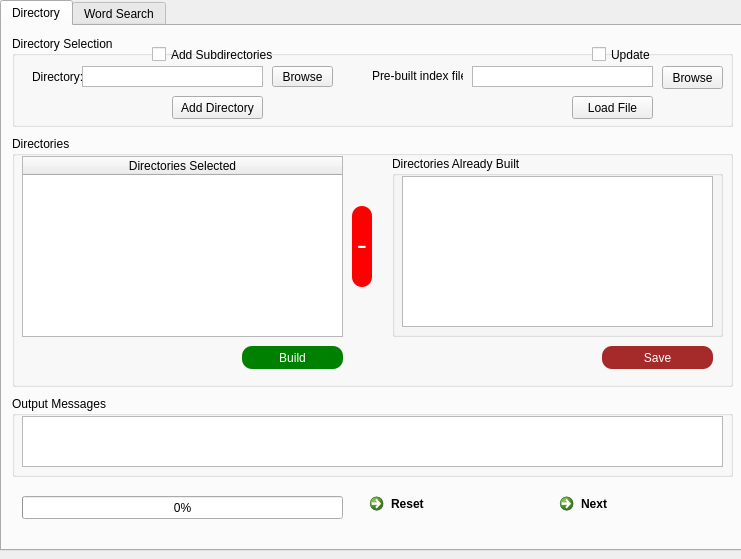
<?xml version="1.0" encoding="UTF-8"?>
<ui version="4.0">
 <class>MainWindow</class>
 <widget class="QMainWindow" name="MainWindow">
  <property name="geometry">
   <rect>
    <x>0</x>
    <y>0</y>
    <width>741</width>
    <height>559</height>
   </rect>
  </property>
  <property name="windowTitle">
   <string>Word Searcher</string>
  </property>
  <widget class="QWidget" name="centralwidget">
   <widget class="QTabWidget" name="tabWidget">
    <property name="geometry">
     <rect>
      <x>0</x>
      <y>0</y>
      <width>751</width>
      <height>551</height>
     </rect>
    </property>
    <property name="currentIndex">
     <number>0</number>
    </property>
    <widget class="QWidget" name="Directory">
     <property name="toolTip">
      <string>&lt;html&gt;&lt;head/&gt;&lt;body&gt;&lt;p&gt;Directory selection&lt;/p&gt;&lt;/body&gt;&lt;/html&gt;</string>
     </property>
     <attribute name="title">
      <string>Directory</string>
     </attribute>
     <widget class="QGroupBox" name="groupBox">
      <property name="geometry">
       <rect>
        <x>10</x>
        <y>10</y>
        <width>721</width>
        <height>91</height>
       </rect>
      </property>
      <property name="title">
       <string>Directory Selection</string>
      </property>
      <widget class="QPushButton" name="browse_dir_btn">
       <property name="geometry">
        <rect>
         <x>260</x>
         <y>30</y>
         <width>61</width>
         <height>21</height>
        </rect>
       </property>
       <property name="text">
        <string>Browse</string>
       </property>
      </widget>
      <widget class="QTextEdit" name="dir_include">
       <property name="geometry">
        <rect>
         <x>70</x>
         <y>30</y>
         <width>181</width>
         <height>21</height>
        </rect>
       </property>
       <property name="verticalScrollBarPolicy">
        <enum>Qt::ScrollBarAlwaysOff</enum>
       </property>
       <property name="horizontalScrollBarPolicy">
        <enum>Qt::ScrollBarAlwaysOff</enum>
       </property>
      </widget>
      <widget class="QPushButton" name="add_dir_btn">
       <property name="geometry">
        <rect>
         <x>160</x>
         <y>60</y>
         <width>91</width>
         <height>23</height>
        </rect>
       </property>
       <property name="text">
        <string>Add Directory</string>
       </property>
      </widget>
      <widget class="QTextEdit" name="load_field">
       <property name="geometry">
        <rect>
         <x>460</x>
         <y>30</y>
         <width>181</width>
         <height>21</height>
        </rect>
       </property>
       <property name="verticalScrollBarPolicy">
        <enum>Qt::ScrollBarAlwaysOff</enum>
       </property>
      </widget>
      <widget class="QPushButton" name="brwose_file_btn">
       <property name="geometry">
        <rect>
         <x>650</x>
         <y>30</y>
         <width>61</width>
         <height>23</height>
        </rect>
       </property>
       <property name="text">
        <string>Browse</string>
       </property>
      </widget>
      <widget class="QPushButton" name="load_btn">
       <property name="geometry">
        <rect>
         <x>560</x>
         <y>60</y>
         <width>81</width>
         <height>23</height>
        </rect>
       </property>
       <property name="text">
        <string>Load File</string>
       </property>
      </widget>
      <widget class="QLabel" name="label_2">
       <property name="geometry">
        <rect>
         <x>20</x>
         <y>30</y>
         <width>61</width>
         <height>21</height>
        </rect>
       </property>
       <property name="text">
        <string>Directory:</string>
       </property>
      </widget>
      <widget class="QLabel" name="label_3">
       <property name="geometry">
        <rect>
         <x>360</x>
         <y>30</y>
         <width>91</width>
         <height>20</height>
        </rect>
       </property>
       <property name="text">
        <string>Pre-built index file:</string>
       </property>
      </widget>
      <widget class="QCheckBox" name="add_subs">
       <property name="geometry">
        <rect>
         <x>140</x>
         <y>10</y>
         <width>121</width>
         <height>17</height>
        </rect>
       </property>
       <property name="text">
        <string>Add Subdirectories</string>
       </property>
      </widget>
      <widget class="QCheckBox" name="update_check">
       <property name="geometry">
        <rect>
         <x>580</x>
         <y>10</y>
         <width>61</width>
         <height>17</height>
        </rect>
       </property>
       <property name="text">
        <string>Update</string>
       </property>
      </widget>
     </widget>
     <widget class="QCommandLinkButton" name="reset_btn">
      <property name="geometry">
       <rect>
        <x>360</x>
        <y>460</y>
        <width>172</width>
        <height>41</height>
       </rect>
      </property>
      <property name="text">
       <string>Reset</string>
      </property>
     </widget>
     <widget class="QCommandLinkButton" name="next_btn">
      <property name="geometry">
       <rect>
        <x>550</x>
        <y>460</y>
        <width>172</width>
        <height>41</height>
       </rect>
      </property>
      <property name="text">
       <string>Next</string>
      </property>
     </widget>
     <widget class="QGroupBox" name="groupBox_5">
      <property name="geometry">
       <rect>
        <x>10</x>
        <y>370</y>
        <width>721</width>
        <height>81</height>
       </rect>
      </property>
      <property name="title">
       <string>Output Messages</string>
      </property>
      <widget class="QTextBrowser" name="out_tab1">
       <property name="geometry">
        <rect>
         <x>10</x>
         <y>20</y>
         <width>701</width>
         <height>51</height>
        </rect>
       </property>
      </widget>
     </widget>
     <widget class="QGroupBox" name="groupBox_7">
      <property name="geometry">
       <rect>
        <x>10</x>
        <y>110</y>
        <width>721</width>
        <height>251</height>
       </rect>
      </property>
      <property name="title">
       <string>Directories</string>
      </property>
      <widget class="QPushButton" name="remove_btn">
       <property name="geometry">
        <rect>
         <x>340</x>
         <y>70</y>
         <width>20</width>
         <height>81</height>
        </rect>
       </property>
       <property name="font">
        <font>
         <family>monospace</family>
         <pointsize>20</pointsize>
         <weight>50</weight>
         <bold>false</bold>
        </font>
       </property>
       <property name="styleSheet">
        <string notr="true">background-color:red;
color:white;
font-family:monospace;
border-radius:10px;</string>
       </property>
       <property name="text">
        <string>-</string>
       </property>
      </widget>
      <widget class="QPushButton" name="build_btn">
       <property name="geometry">
        <rect>
         <x>230</x>
         <y>210</y>
         <width>101</width>
         <height>23</height>
        </rect>
       </property>
       <property name="styleSheet">
        <string notr="true">background-color:green;
color:white;
border-radius:10px;</string>
       </property>
       <property name="text">
        <string>Build</string>
       </property>
      </widget>
      <widget class="QTreeWidget" name="dir_info">
       <property name="geometry">
        <rect>
         <x>10</x>
         <y>20</y>
         <width>321</width>
         <height>181</height>
        </rect>
       </property>
       <column>
        <property name="text">
         <string>Directories Selected</string>
        </property>
        <property name="textAlignment">
         <set>AlignCenter</set>
        </property>
       </column>
      </widget>
      <widget class="QGroupBox" name="groupBox_2">
       <property name="geometry">
        <rect>
         <x>380</x>
         <y>20</y>
         <width>331</width>
         <height>181</height>
        </rect>
       </property>
       <property name="title">
        <string>Directories Already Built</string>
       </property>
       <widget class="QTextBrowser" name="dir_info_readonly">
        <property name="geometry">
         <rect>
          <x>10</x>
          <y>20</y>
          <width>311</width>
          <height>151</height>
         </rect>
        </property>
       </widget>
      </widget>
      <widget class="QPushButton" name="save_btn">
       <property name="geometry">
        <rect>
         <x>590</x>
         <y>210</y>
         <width>111</width>
         <height>23</height>
        </rect>
       </property>
       <property name="styleSheet">
        <string notr="true">background-color:brown;
color:white;
border-radius:10px;</string>
       </property>
       <property name="text">
        <string>Save</string>
       </property>
      </widget>
     </widget>
     <widget class="QProgressBar" name="progress">
      <property name="geometry">
       <rect>
        <x>20</x>
        <y>470</y>
        <width>321</width>
        <height>23</height>
       </rect>
      </property>
      <property name="value">
       <number>0</number>
      </property>
     </widget>
    </widget>
    <widget class="QWidget" name="tab_2">
     <attribute name="title">
      <string>Word Search</string>
     </attribute>
     <widget class="QGroupBox" name="groupBox_3">
      <property name="geometry">
       <rect>
        <x>10</x>
        <y>10</y>
        <width>721</width>
        <height>61</height>
       </rect>
      </property>
      <property name="title">
       <string>Word Search</string>
      </property>
      <widget class="QTextEdit" name="word_field">
       <property name="geometry">
        <rect>
         <x>150</x>
         <y>20</y>
         <width>451</width>
         <height>21</height>
        </rect>
       </property>
       <property name="verticalScrollBarPolicy">
        <enum>Qt::ScrollBarAlwaysOff</enum>
       </property>
      </widget>
      <widget class="QPushButton" name="search_btn">
       <property name="geometry">
        <rect>
         <x>610</x>
         <y>20</y>
         <width>91</width>
         <height>23</height>
        </rect>
       </property>
       <property name="text">
        <string>Search</string>
       </property>
      </widget>
      <widget class="QLabel" name="label">
       <property name="geometry">
        <rect>
         <x>80</x>
         <y>20</y>
         <width>61</width>
         <height>21</height>
        </rect>
       </property>
       <property name="text">
        <string>Search for :</string>
       </property>
      </widget>
      <widget class="QCheckBox" name="prefix_check">
       <property name="geometry">
        <rect>
         <x>510</x>
         <y>40</y>
         <width>91</width>
         <height>17</height>
        </rect>
       </property>
       <property name="text">
        <string>Prefix Search</string>
       </property>
      </widget>
     </widget>
     <widget class="QGroupBox" name="groupBox_4">
      <property name="geometry">
       <rect>
        <x>10</x>
        <y>80</y>
        <width>721</width>
        <height>321</height>
       </rect>
      </property>
      <property name="title">
       <string>Files</string>
      </property>
      <widget class="QTreeWidget" name="files_info">
       <property name="geometry">
        <rect>
         <x>10</x>
         <y>20</y>
         <width>321</width>
         <height>261</height>
        </rect>
       </property>
       <property name="horizontalScrollBarPolicy">
        <enum>Qt::ScrollBarAlwaysOff</enum>
       </property>
       <column>
        <property name="text">
         <string>Found In</string>
        </property>
        <property name="textAlignment">
         <set>AlignCenter</set>
        </property>
       </column>
      </widget>
      <widget class="QTextBrowser" name="file_content">
       <property name="geometry">
        <rect>
         <x>340</x>
         <y>20</y>
         <width>371</width>
         <height>261</height>
        </rect>
       </property>
      </widget>
      <widget class="QPushButton" name="open_file_btn">
       <property name="geometry">
        <rect>
         <x>230</x>
         <y>290</y>
         <width>101</width>
         <height>23</height>
        </rect>
       </property>
       <property name="text">
        <string>Open Selected File</string>
       </property>
      </widget>
     </widget>
     <widget class="QGroupBox" name="groupBox_6">
      <property name="geometry">
       <rect>
        <x>10</x>
        <y>410</y>
        <width>721</width>
        <height>81</height>
       </rect>
      </property>
      <property name="title">
       <string>Ouput Messages</string>
      </property>
      <widget class="QTextBrowser" name="out_tab2">
       <property name="geometry">
        <rect>
         <x>10</x>
         <y>20</y>
         <width>701</width>
         <height>51</height>
        </rect>
       </property>
      </widget>
     </widget>
    </widget>
   </widget>
  </widget>
  <widget class="QMenuBar" name="menubar">
   <property name="geometry">
    <rect>
     <x>0</x>
     <y>0</y>
     <width>741</width>
     <height>21</height>
    </rect>
   </property>
  </widget>
  <action name="actionLoad_file">
   <property name="text">
    <string>Load file</string>
   </property>
  </action>
  <action name="actionsave_file">
   <property name="text">
    <string>save file</string>
   </property>
  </action>
 </widget>
 <resources/>
 <connections/>
</ui>
